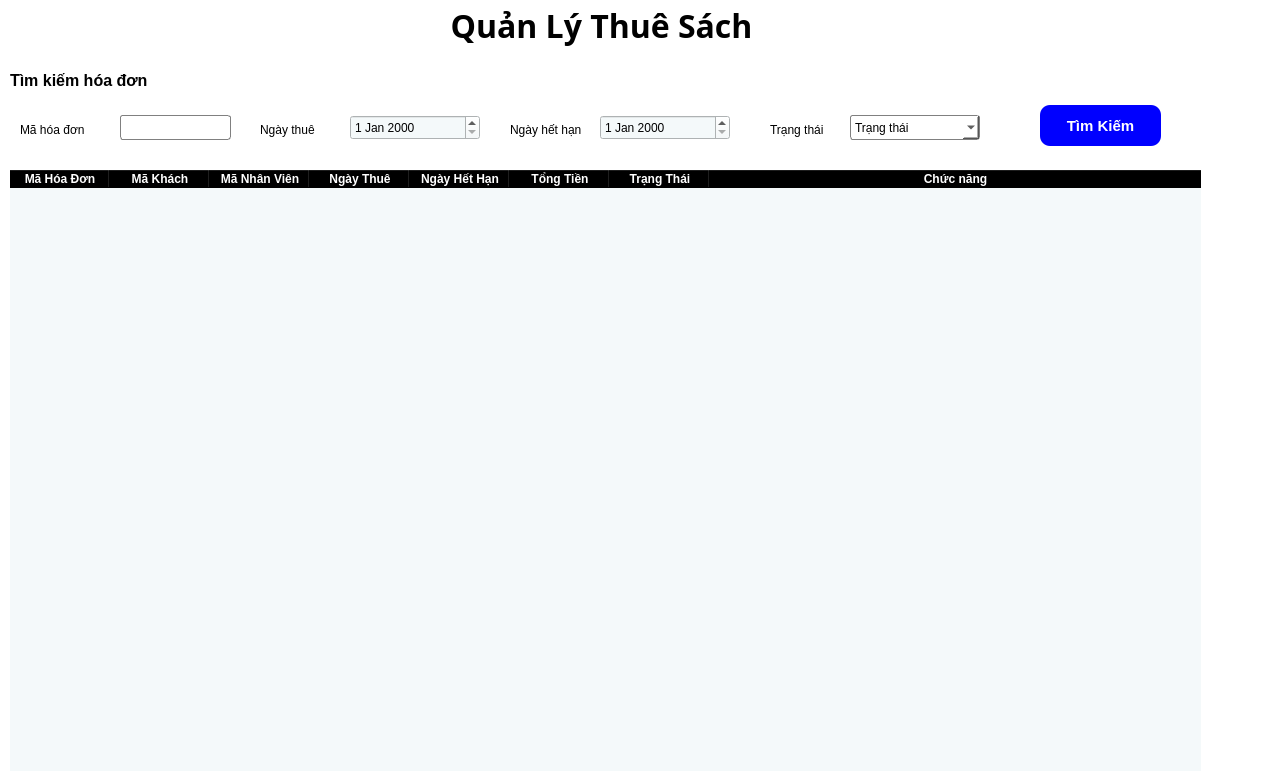
<?xml version="1.0" encoding="UTF-8"?>
<ui version="4.0">
 <class>MainWindow</class>
 <widget class="QMainWindow" name="MainWindow">
  <property name="geometry">
   <rect>
    <x>0</x>
    <y>0</y>
    <width>1274</width>
    <height>781</height>
   </rect>
  </property>
  <property name="windowTitle">
   <string>MainWindow</string>
  </property>
  <property name="windowIcon">
   <iconset resource="../new_resource.qrc">
    <normaloff>:/newPrefix/icons/1.png</normaloff>:/newPrefix/icons/1.png</iconset>
  </property>
  <property name="styleSheet">
   <string notr="true">background-color: #fff;
color: #000;</string>
  </property>
  <widget class="QWidget" name="centralwidget">
   <widget class="QTableWidget" name="thue_table">
    <property name="geometry">
     <rect>
      <x>10</x>
      <y>170</y>
      <width>1191</width>
      <height>601</height>
     </rect>
    </property>
    <property name="styleSheet">
     <string notr="true">QHeaderView::section{
	font-weight: bold;
	background-color: black;
	color: white;
}
QTableWidget{
	border: none;
	background-color:#F4F9FA;
}</string>
    </property>
    <attribute name="horizontalHeaderStretchLastSection">
     <bool>true</bool>
    </attribute>
    <column>
     <property name="text">
      <string>Mã Hóa Đơn</string>
     </property>
    </column>
    <column>
     <property name="text">
      <string>Mã Khách</string>
     </property>
    </column>
    <column>
     <property name="text">
      <string>Mã Nhân Viên</string>
     </property>
    </column>
    <column>
     <property name="text">
      <string>Ngày Thuê</string>
     </property>
    </column>
    <column>
     <property name="text">
      <string>Ngày Hết Hạn</string>
     </property>
    </column>
    <column>
     <property name="text">
      <string>Tổng Tiền</string>
     </property>
    </column>
    <column>
     <property name="text">
      <string>Trạng Thái</string>
     </property>
    </column>
    <column>
     <property name="text">
      <string>Chức năng</string>
     </property>
    </column>
   </widget>
   <widget class="QLabel" name="label_3">
    <property name="geometry">
     <rect>
      <x>10</x>
      <y>70</y>
      <width>151</width>
      <height>21</height>
     </rect>
    </property>
    <property name="font">
     <font>
      <family>Segoe UI</family>
      <pointsize>12</pointsize>
      <weight>75</weight>
      <bold>true</bold>
     </font>
    </property>
    <property name="text">
     <string>Tìm kiếm hóa đơn</string>
    </property>
   </widget>
   <widget class="QWidget" name="widget_4" native="true">
    <property name="geometry">
     <rect>
      <x>10</x>
      <y>110</y>
      <width>231</width>
      <height>51</height>
     </rect>
    </property>
    <property name="styleSheet">
     <string notr="true">QLineEdit, QComboBox{
	border: 1px solid gray;
	border-radius: 3px;

}
</string>
    </property>
    <widget class="QLabel" name="label_8">
     <property name="geometry">
      <rect>
       <x>10</x>
       <y>10</y>
       <width>71</width>
       <height>20</height>
      </rect>
     </property>
     <property name="text">
      <string>Mã hóa đơn</string>
     </property>
    </widget>
    <widget class="QLineEdit" name="masach">
     <property name="geometry">
      <rect>
       <x>110</x>
       <y>5</y>
       <width>111</width>
       <height>25</height>
      </rect>
     </property>
     <property name="styleSheet">
      <string notr="true"/>
     </property>
    </widget>
   </widget>
   <widget class="QWidget" name="widget_5" native="true">
    <property name="geometry">
     <rect>
      <x>250</x>
      <y>110</y>
      <width>241</width>
      <height>51</height>
     </rect>
    </property>
    <property name="styleSheet">
     <string notr="true">QLineEdit, QComboBox{
	border: 1px solid gray;
	border-radius: 3px;

}
</string>
    </property>
    <widget class="QLabel" name="label_10">
     <property name="geometry">
      <rect>
       <x>10</x>
       <y>10</y>
       <width>71</width>
       <height>20</height>
      </rect>
     </property>
     <property name="text">
      <string>Ngày thuê</string>
     </property>
    </widget>
    <widget class="QDateEdit" name="ngaythue">
     <property name="geometry">
      <rect>
       <x>100</x>
       <y>5</y>
       <width>130</width>
       <height>25</height>
      </rect>
     </property>
     <property name="styleSheet">
      <string notr="true">background-color: #F4F9FA;</string>
     </property>
    </widget>
   </widget>
   <widget class="QWidget" name="widget_6" native="true">
    <property name="geometry">
     <rect>
      <x>500</x>
      <y>110</y>
      <width>241</width>
      <height>51</height>
     </rect>
    </property>
    <property name="styleSheet">
     <string notr="true">QLineEdit, QComboBox{
	border: 1px solid gray;
	border-radius: 3px;

}
</string>
    </property>
    <widget class="QLabel" name="label_11">
     <property name="geometry">
      <rect>
       <x>10</x>
       <y>10</y>
       <width>71</width>
       <height>20</height>
      </rect>
     </property>
     <property name="text">
      <string>Ngày hết hạn</string>
     </property>
    </widget>
    <widget class="QDateEdit" name="ngayhh">
     <property name="geometry">
      <rect>
       <x>100</x>
       <y>5</y>
       <width>130</width>
       <height>25</height>
      </rect>
     </property>
     <property name="styleSheet">
      <string notr="true">background-color: #F4F9FA;</string>
     </property>
    </widget>
   </widget>
   <widget class="QPushButton" name="btn_search">
    <property name="geometry">
     <rect>
      <x>1040</x>
      <y>105</y>
      <width>121</width>
      <height>41</height>
     </rect>
    </property>
    <property name="styleSheet">
     <string notr="true">background-color: blue;
color: #fff ;
border:none;
border-radius: 10px;
font-size:15px;
font-weight: bold;
</string>
    </property>
    <property name="text">
     <string>Tìm Kiếm</string>
    </property>
    <property name="icon">
     <iconset resource="../new_resource.qrc">
      <normaloff>:/newPrefix/icons/searchLS.png</normaloff>:/newPrefix/icons/searchLS.png</iconset>
    </property>
   </widget>
   <widget class="QWidget" name="widget_7" native="true">
    <property name="geometry">
     <rect>
      <x>760</x>
      <y>110</y>
      <width>241</width>
      <height>51</height>
     </rect>
    </property>
    <property name="styleSheet">
     <string notr="true">QLineEdit, QComboBox{
	border: 1px solid gray;
	border-radius: 3px;

}
</string>
    </property>
    <widget class="QLabel" name="label_9">
     <property name="geometry">
      <rect>
       <x>10</x>
       <y>10</y>
       <width>71</width>
       <height>20</height>
      </rect>
     </property>
     <property name="text">
      <string>Trạng thái</string>
     </property>
    </widget>
    <widget class="QComboBox" name="trangthai">
     <property name="geometry">
      <rect>
       <x>90</x>
       <y>5</y>
       <width>130</width>
       <height>25</height>
      </rect>
     </property>
     <item>
      <property name="text">
       <string>Trạng thái</string>
      </property>
     </item>
     <item>
      <property name="text">
       <string>Đã trả hàng</string>
      </property>
     </item>
     <item>
      <property name="text">
       <string>Đang cho thuê</string>
      </property>
     </item>
     <item>
      <property name="text">
       <string>Đã quá hạn cho thuê</string>
      </property>
     </item>
    </widget>
   </widget>
   <widget class="QWidget" name="verticalLayoutWidget">
    <property name="geometry">
     <rect>
      <x>6</x>
      <y>0</y>
      <width>1191</width>
      <height>51</height>
     </rect>
    </property>
    <layout class="QVBoxLayout" name="verticalLayout">
     <item>
      <widget class="QLabel" name="label">
       <property name="font">
        <font>
         <family>Bahnschrift</family>
         <pointsize>24</pointsize>
         <weight>75</weight>
         <bold>true</bold>
        </font>
       </property>
       <property name="text">
        <string>Quản Lý Thuê Sách</string>
       </property>
       <property name="alignment">
        <set>Qt::AlignCenter</set>
       </property>
      </widget>
     </item>
    </layout>
   </widget>
  </widget>
 </widget>
 <resources>
  <include location="../new_resource.qrc"/>
 </resources>
 <connections/>
</ui>
